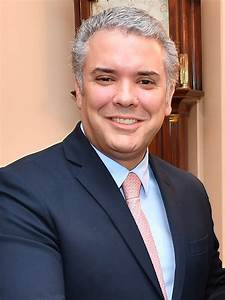
#> input picture Face_Recognition/duque.jpeg, 225 x 300 px
$ python align_face_image.py ../Face_Recognition/duque.jpeg   (Python 2 division)   (older library calls are emulated)
#> lines starting #> are read from the running program, lines starting #| are printed output that depends on the picture
#!/usr/bin/env python
# Software License Agreement (BSD License)
#
# Copyright (c) 2012, Philipp Wagner
# All rights reserved.
#
# Redistribution and use in source and binary forms, with or without
# modification, are permitted provided that the following conditions
# are met:
#
#  * Redistributions of source code must retain the above copyright
#    notice, this list of conditions and the following disclaimer.
#  * Redistributions in binary form must reproduce the above
#    copyright notice, this list of conditions and the following
#    disclaimer in the documentation and/or other materials provided
#    with the distribution.
#  * Neither the name of the author nor the names of its
#    contributors may be used to endorse or promote products derived
#    from this software without specific prior written permission.
#
# THIS SOFTWARE IS PROVIDED BY THE COPYRIGHT HOLDERS AND CONTRIBUTORS
# "AS IS" AND ANY EXPRESS OR IMPLIED WARRANTIES, INCLUDING, BUT NOT
# LIMITED TO, THE IMPLIED WARRANTIES OF MERCHANTABILITY AND FITNESS
# FOR A PARTICULAR PURPOSE ARE DISCLAIMED. IN NO EVENT SHALL THE
# COPYRIGHT OWNER OR CONTRIBUTORS BE LIABLE FOR ANY DIRECT, INDIRECT,
# INCIDENTAL, SPECIAL, EXEMPLARY, OR CONSEQUENTIAL DAMAGES (INCLUDING,
# BUT NOT LIMITED TO, PROCUREMENT OF SUBSTITUTE GOODS OR SERVICES;
# LOSS OF USE, DATA, OR PROFITS; OR BUSINESS INTERRUPTION) HOWEVER
# CAUSED AND ON ANY THEORY OF LIABILITY, WHETHER IN CONTRACT, STRICT
# LIABILITY, OR TORT (INCLUDING NEGLIGENCE OR OTHERWISE) ARISING IN
# ANY WAY OUT OF THE USE OF THIS SOFTWARE, EVEN IF ADVISED OF THE
# POSSIBILITY OF SUCH DAMAGE.

# General resources
# https://answers.opencv.org/question/90010/opencv-python-face-crop-program/

#import sys, math, Image
import sys, math
from PIL import Image

import numpy as np
import cv2

'''
def Distance(p1,p2):
  dx = p2[0] - p1[0]
  dy = p2[1] - p1[1]
  return math.sqrt(dx*dx+dy*dy)

def ScaleRotateTranslate(image, angle, center = None, new_center = None, scale = None, resample=Image.BICUBIC):
  if (scale is None) and (center is None):
    return image.rotate(angle=angle, resample=resample)
  nx,ny = x,y = center
  sx=sy=1.0
  if new_center:
    (nx,ny) = new_center
  if scale:
    (sx,sy) = (scale, scale)
  cosine = math.cos(angle)
  sine = math.sin(angle)
  a = cosine/sx
  b = sine/sx
  c = x-nx*a-ny*b
  d = -sine/sy
  e = cosine/sy
  f = y-nx*d-ny*e
  return image.transform(image.size, Image.AFFINE, (a,b,c,d,e,f), resample=resample)

def CropFace(image, eye_left=(0,0), eye_right=(0,0), offset_pct=(0.2,0.2), dest_sz = (70,70)):
  # calculate offsets in original image
  offset_h = math.floor(float(offset_pct[0])*dest_sz[0])
  offset_v = math.floor(float(offset_pct[1])*dest_sz[1])
  # get the direction
  eye_direction = (eye_right[0] - eye_left[0], eye_right[1] - eye_left[1])
  # calc rotation angle in radians
  rotation = -math.atan2(float(eye_direction[1]),float(eye_direction[0]))
  # distance between them
  dist = Distance(eye_left, eye_right)
  # calculate the reference eye-width
  reference = dest_sz[0] - 2.0*offset_h
  # scale factor
  scale = float(dist)/float(reference)
  # rotate original around the left eye
  image = ScaleRotateTranslate(image, center=eye_left, angle=rotation)
  # crop the rotated image
  crop_xy = (eye_left[0] - scale*offset_h, eye_left[1] - scale*offset_v)
  crop_size = (dest_sz[0]*scale, dest_sz[1]*scale)
  image = image.crop((int(crop_xy[0]), int(crop_xy[1]), int(crop_xy[0]+crop_size[0]), int(crop_xy[1]+crop_size[1])))
  # resize it
  image = image.resize(dest_sz, Image.ANTIALIAS)
  return image
'''

if __name__ == "__main__":
  if len(sys.argv) != 2:
        print "usage: align_face_image.py <base_path>"
        print "Please select an image"
        sys.exit(1)
  # Detect the face
  face_cascade = cv2.CascadeClassifier('haarcascadeData/haarcascade_frontalface_default.xml')
  # load image
  img = cv2.imread(sys.argv[1]) # load image
#> img is the input picture: shape (300, 225, 3); mean B, G, R 110.3, 113.4, 135.1
  gray = cv2.cvtColor(img, cv2.COLOR_BGR2GRAY) # set gray scale
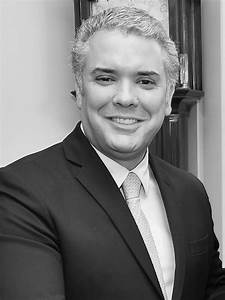
#> gray: shape (300, 225); min 0, max 255, mean 119.6

  face = face_cascade.detectMultiScale(gray, 1.3, 5) # find face
#> face = [[72, 36, 109, 109]]
  for (x,y,w,h) in face: # load the faces
    imgCrop = img[y:y+h, x:x+w] # Crop face
    cv2.imwrite("crop_"+sys.argv[1], imgCrop) # Save face
#> this loop made 1 pass
#> pass 1, `imgCrop = img[y:y+h, x:x+w]`:
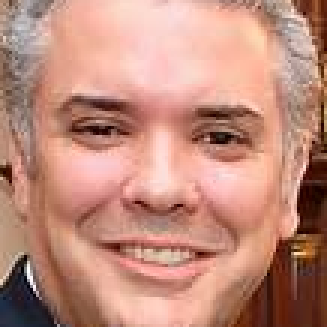
#> imgCrop: shape (109, 109, 3) (shown 3 times larger); mean B, G, R 123.8, 139.7, 192.1

  '''
  image =  Image.open("arnie.jpg")
  CropFace(image, eye_left=(252,364), eye_right=(420,366), offset_pct=(0.1,0.1), dest_sz=(200,200)).save("arnie_10_10_200_200.jpg")
  CropFace(image, eye_left=(252,364), eye_right=(420,366), offset_pct=(0.2,0.2), dest_sz=(200,200)).save("arnie_20_20_200_200.jpg")
  CropFace(image, eye_left=(252,364), eye_right=(420,366), offset_pct=(0.3,0.3), dest_sz=(200,200)).save("arnie_30_30_200_200.jpg")
  CropFace(image, eye_left=(252,364), eye_right=(420,366), offset_pct=(0.2,0.2)).save("arnie_20_20_70_70.jpg")
  '''

$ run again, on Face_Recognition/trump.jpeg
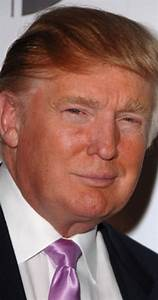
#> input picture Face_Recognition/trump.jpeg, 158 x 300 px
#> img is the input picture: shape (300, 158, 3); mean B, G, R 91, 98.6, 135.8
#> `gray = cv2.cvtColor(img, cv2.COLOR_BGR2GRAY)`:
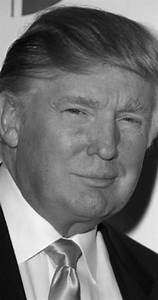
#> gray: shape (300, 158); min 0, max 255, mean 108.9
#> face = ()
